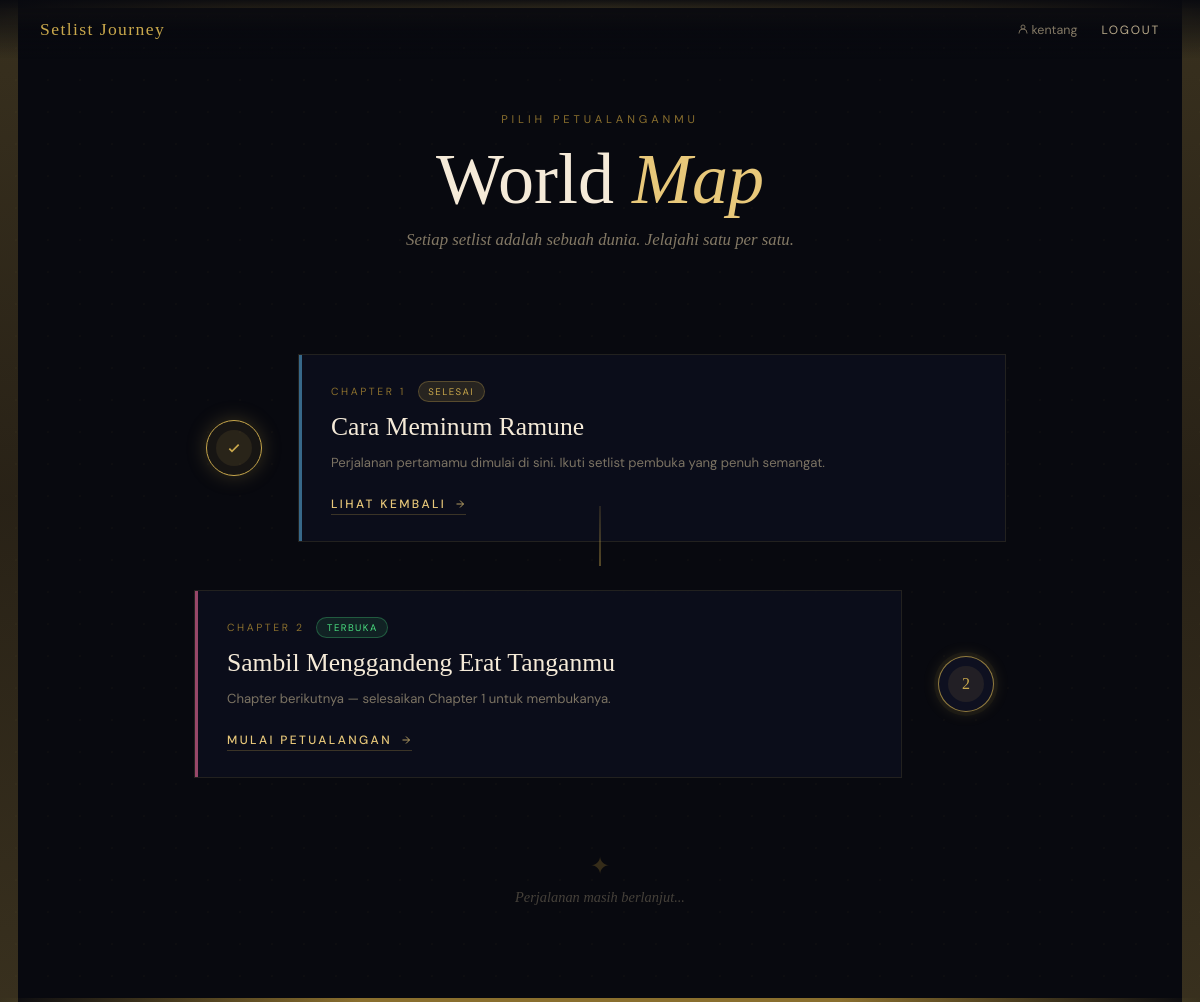
Page /worldmap (signed in) on the committed database.
### tables this page shows
CREATE TABLE `chapters` (
  `id_chapter` int(11) NOT NULL,
  `judul` varchar(200) NOT NULL,
  `slug` varchar(200) NOT NULL,
  `deskripsi` text DEFAULT NULL,
  `tema_warna` varchar(7) DEFAULT '#C084FC',
  `bg_image` varchar(255) DEFAULT NULL,
  `urutan` int(11) NOT NULL,
  `is_active` tinyint(1) DEFAULT 0,
  `dibuat_pada` timestamp NOT NULL DEFAULT current_timestamp(),
  `dekorasi` varchar(50) DEFAULT 'none'
);

### core/Controller.php (called while the page is built, shortened)
<?php
class Controller {
    protected function view(string $path, array $data = []): void {
        extract($data);
        $viewFile = __DIR__ . '/../app/views/' . $path . '.php';
        require $viewFile;
    }
}

### app/controllers/WorldMapController.php (called while the page is built, shortened)
<?php
require_once BASE_PATH . '/app/models/Chapter.php';
require_once BASE_PATH . '/app/models/Progress.php';
class WorldMapController extends Controller {
    private Chapter  $chapterModel;
    private Progress $progressModel;
    public function __construct() {
        $this->chapterModel  = new Chapter();
        $this->progressModel = new Progress();
    }
    public function index(): void {
        $chapters = $this->chapterModel->getAllActive();
        $progress = [];
        if ($this->isLoggedIn()) {
            $userId   = Session::get('user_id');
            $progress = $this->progressModel->getByUser($userId);
        }
        $this->view('worldmap/index', [
            'chapters'   => $chapters,
            'progress'   => $progress,
            'isLoggedIn' => $this->isLoggedIn(),
        ]);
    }
}

### index.php (called while the page is built, shortened)
<?php
require_once BASE_PATH . '/config/database.php';
require_once BASE_PATH . '/core/Session.php';
require_once BASE_PATH . '/core/Router.php';
require_once BASE_PATH . '/core/Model.php';
require_once BASE_PATH . '/core/Controller.php';
function url(string $path = ''): string {
    $base = rtrim(str_replace('\\', '/', dirname($_SERVER['SCRIPT_NAME'])), '/');
    $path = ltrim($path, '/');
    return $path ? "$base/$path" : "$base/";
}
$router = new Router();
$router->get('/',                    'HomeController',      'index');
$router->get('/login',               'AuthController',      'loginForm');
$router->post('/login',              'AuthController',      'login');
$router->get('/register',            'AuthController',      'registerForm');
$router->post('/register',           'AuthController',      'register');
$router->get('/logout',              'AuthController',      'logout');
$router->get('/worldmap',            'WorldMapController',  'index');
$router->get('/chapter/:slug',       'ChapterController',   'show');
$router->get('/track/:id',           'TrackController',     'show');
$router->post('/quest/submit',       'QuestController',     'submit');
$router->get('/quest/next/:id',      'QuestController',     'next');
$router->get('/final/:slug',         'GuestbookController', 'show');
$router->post('/final/:slug',        'GuestbookController', 'store');
$router->get('/admin',                        'AdminController',         'dashboard');
$router->get('/admin/chapters',               'AdminChapterController',  'index');
$router->get('/admin/chapters/create',        'AdminChapterController',  'create');
$router->post('/admin/chapters/store',        'AdminChapterController',  'store');
$router->get('/admin/chapters/:id/edit',      'AdminChapterController',  'edit');
$router->post('/admin/chapters/:id/update',   'AdminChapterController',  'update');
$router->post('/admin/chapters/:id/delete',   'AdminChapterController',  'delete');
$router->post('/admin/chapters/:id/toggle',   'AdminChapterController',  'toggle');
$router->get('/admin/chapters/:id/tracks',           'AdminTrackController', 'index');
$router->get('/admin/chapters/:id/tracks/create',    'AdminTrackController', 'create');
$router->post('/admin/chapters/:id/tracks/store',    'AdminTrackController', 'store');
$router->get('/admin/tracks/:id/edit',               'AdminTrackController', 'edit');
$router->post('/admin/tracks/:id/update',            'AdminTrackController', 'update');
$router->post('/admin/tracks/:id/delete',            'AdminTrackController', 'delete');
$router->get('/admin/tracks/:id/quest',              'AdminQuestController', 'show');
$router->post('/admin/tracks/:id/quest/store',       'AdminQuestController', 'store');
$router->post('/admin/quests/:id/update',            'AdminQuestController', 'update');
$router->post('/admin/quests/:id/delete',            'AdminQuestController', 'delete');
$router->get('/admin/chapters/:id/milestones',       'AdminMilestoneController', 'index');
$router->post('/admin/chapters/:id/milestones/store','AdminMilestoneController', 'store');
$router->post('/admin/milestones/:id/update',        'AdminMilestoneController', 'update');
$router->post('/admin/milestones/:id/delete',        'AdminMilestoneController', 'delete');
$router->get('/admin/users',                  'AdminUserController',     'index');
$router->post('/admin/users/:id/role',        'AdminUserController',     'updateRole');
$router->post('/admin/users/:id/delete',      'AdminUserController',     'delete');
$router->get('/admin/guestbook',              'AdminGuestbookController','index');
$router->post('/admin/guestbook/:id/delete',  'AdminGuestbookController','delete');
$router->dispatch();

### core/Session.php (called while the page is built, shortened)
<?php
class Session {
    public static function get(string $key, mixed $default = null): mixed {
        return $_SESSION[$key] ?? $default;
    }
}

### config/database.php (called while the page is built)
<?php
class Database {
    private static ?Database $instance = null;
    private PDO $connection;
    private string $host     = 'localhost';
    private string $dbname   = 'setlist_journey1';
    private string $username = 'root';
    private string $password = '';
    private string $charset  = 'utf8mb4';
    private function __construct() {
        $dsn = "mysql:host={$this->host};dbname={$this->dbname};charset={$this->charset}";
        $options = [
            PDO::ATTR_ERRMODE            => PDO::ERRMODE_EXCEPTION,
            PDO::ATTR_DEFAULT_FETCH_MODE => PDO::FETCH_ASSOC,
            PDO::ATTR_EMULATE_PREPARES   => false,
        ];
        try {
            $this->connection = new PDO($dsn, $this->username, $this->password, $options);
        } catch (PDOException $e) {
            error_log($e->getMessage());
            die("Koneksi database gagal. Silakan coba beberapa saat lagi.");
        }
    }
    public static function getInstance(): static {
        if (static::$instance === null) {
            static::$instance = new static();
        }
        return static::$instance;
    }
    public function getConnection(): PDO {
        return $this->connection;
    }
}

### core/Model.php (called while the page is built, shortened)
<?php
class Model {
    public function __construct() {
        $this->db = Database::getInstance()->getConnection();
    }
}

### app/models/Chapter.php (called while the page is built, shortened)
<?php
class Chapter extends Model {
    public function getAllActive(): array {
        $stmt = $this->db->query(
            "SELECT * FROM chapters ORDER BY urutan ASC"
        );
        return $stmt->fetchAll();
    }
}

### app/models/Progress.php (called while the page is built, shortened)
<?php
class Progress extends Model {
    public function getByUser(int $userId): array {
        $stmt = $this->db->prepare(
            "SELECT * FROM user_progress WHERE id_user = ?"
        );
        $stmt->execute([$userId]);
        $rows = $stmt->fetchAll();
        $map  = [];
        foreach ($rows as $row) {
            $map[$row['id_chapter']] = $row;
        }
        return $map;
    }
}

### app/views/worldmap/index.php (the view, shortened to what this page needs)
<?php
$isLoggedIn = isset($_SESSION['user_id']);
$userName   = Session::get('user_nama');
?>
<!DOCTYPE html>
<html lang="id">
<head>
  <link rel="stylesheet" href="<?= BASE_URL ?>/public/assets/css/worldmap.css">
</head>
<body>
  <div class="arch"></div>
  <div class="pillar pillar-left"></div>
  <div class="pillar pillar-right"></div>
  <nav class="nav">
    <a href="<?= url('') ?>" class="nav-brand">Setlist Journey</a>
    <div class="nav-links">
      <?php if ($isLoggedIn): ?>
        <span class="nav-user"><svg viewBox="0 0 24 24" fill="none" stroke="currentColor" stroke-width="1.8" style="width:12px;height:12px;vertical-align:-1px;margin-right:3px"><circle cx="12" cy="8" r="4"/><path d="M4 21v-1a8 8 0 0116 0v1"/></svg><?= htmlspecialchars($userName) ?></span>
        <a href="<?= url('logout') ?>">Logout</a>
      <?php else: ?>
        <a href="<?= url('login') ?>">Login</a>
      <?php endif; ?>
    </div>
  </nav>
  <div class="wm-header">
    <p class="wm-label">Pilih Petualanganmu</p>
    <h1 class="wm-title">World <em>Map</em></h1>
    <p class="wm-sub">Setiap setlist adalah sebuah dunia. Jelajahi satu per satu.</p>
  </div>
  <div class="journey-wrapper">
    <div class="journey-path">
      <?php foreach ($chapters as $i => $ch):
        $locked  = $ch['locked'] ?? false;
        $prog    = $progress[$ch['id_chapter']] ?? null;
        $done    = $prog['selesai'] ?? false;
        $started = $prog && !$done && ($prog['track_terbuka'] ?? 1) > 1;
        $side    = $i % 2 === 0 ? 'left' : 'right';
        $status  = $locked ? 'locked' : ($done ? 'done' : ($started ? 'started' : 'unlocked'));
      ?>
      <div class="journey-stop <?= $side ?> <?= $status ?>">
        <?php if ($i > 0): ?>
          <div class="connector"></div>
        <?php endif; ?>
        <div class="stop-node">
          <div class="node-ring">
            <div class="node-dot">
              <?php if ($locked): ?>
                <svg viewBox="0 0 24 24" fill="none" stroke="currentColor" stroke-width="2">
                  <rect x="3" y="11" width="18" height="11" rx="2"/>
                  <path d="M7 11V7a5 5 0 0110 0v4"/>
                </svg>
              <?php elseif ($done): ?>
                <svg viewBox="0 0 24 24" fill="none" stroke="currentColor" stroke-width="2.5">
                  <path d="M5 13l4 4L19 7"/>
                </svg>
              <?php else: ?>
                <span><?= $i + 1 ?></span>
              <?php endif; ?>
            </div>
          </div>
        </div>
        <div class="stop-card">
          <div class="card-inner">
            <div class="card-meta">
              <span class="card-chapter">Chapter <?= $i + 1 ?></span>
              <?php if ($done): ?>
                <span class="card-badge done">Selesai</span>
              <?php elseif ($started): ?>
                <span class="card-badge started">Sedang Berjalan</span>
              <?php elseif (!$locked): ?>
                <span class="card-badge unlocked">Terbuka</span>
              <?php else: ?>
                <span class="card-badge locked">Terkunci</span>
              <?php endif; ?>
            </div>
            <h2 class="card-title"><?= htmlspecialchars($ch['judul']) ?></h2>
            <?php if ($ch['deskripsi']): ?>
              <p class="card-desc"><?= htmlspecialchars($ch['deskripsi']) ?></p>
            <?php endif; ?>
            <?php if (!$locked): ?>
              <a href="<?= url('chapter/' . $ch['slug']) ?>" class="card-btn">
                <?= $done ? 'Lihat Kembali' : ($started ? 'Lanjutkan' : 'Mulai Petualangan') ?>
                <svg viewBox="0 0 24 24" fill="none" stroke="currentColor" stroke-width="1.5">
                  <path d="M5 12h14M12 5l7 7-7 7"/>
                </svg>
              </a>
            <?php endif; ?>
          </div>
          <div class="card-accent" style="background: <?= htmlspecialchars($ch['tema_warna'] ?? '#c9a84c') ?>"></div>
        </div>
      </div>
      <?php endforeach; ?>
      <div class="journey-end">
        <div class="end-dot">✦</div>
        <p>Perjalanan masih berlanjut...</p>
      </div>
    </div>
  </div>
</body>
</html>

### core/Router.php (shortened to what this page needs)
<?php
class Router {
    private array $routes = [];
    public function get(string $path, string $controller, string $method): void {
        $this->routes[] = [
            'method'     => 'GET',
            'path'       => $path,
            'controller' => $controller,
            'action'     => $method,
        ];
    }
    public function post(string $path, string $controller, string $method): void {
        $this->routes[] = [
            'method'     => 'POST',
            'path'       => $path,
            'controller' => $controller,
            'action'     => $method,
        ];
    }
    public function dispatch(): void {
    $requestMethod = $_SERVER['REQUEST_METHOD'];
    $requestUri    = parse_url($_SERVER['REQUEST_URI'], PHP_URL_PATH);
    $requestUri = rtrim($requestUri, '/') ?: '/';
        foreach ($this->routes as $route) {
            $pattern = $this->buildPattern($route['path']);
            if ($route['method'] === $requestMethod && preg_match($pattern, $requestUri, $matches)) {
                $params = array_filter($matches, 'is_string', ARRAY_FILTER_USE_KEY);
                $ctrl = new $route['controller']();
                $ctrl->{$route['action']}($params);
                return;
            }
        }
    }
    private function buildPattern(string $path): string {
        $pattern = preg_replace('/\/:([a-zA-Z_]+)/', '/(?P<$1>[^/]+)', $path);
        return '#^' . $pattern . '$#';
    }
}

### rows in the picture
chapters: shows "SELESAI", judul "Cara Meminum Ramune", deskripsi "Perjalanan pertamamu dimulai di sini. Ikuti setlist pembuka yang penuh semangat.", shows "LIHAT KEMBALI"
chapters: shows "TERBUKA", judul "Sambil Menggandeng Erat Tanganmu", deskripsi "Chapter berikutnya — selesaikan Chapter 1 untuk membukanya.", shows "MULAI PETUALANGAN"
